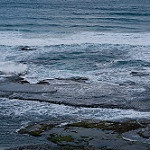
#> input picture classifier_data/train/background/1016.jpg, 150 x 150 px, given as the content of the folder val2017, which was not available
$ python prepare_data.py
#> lines starting #> are read from the running program, lines starting #| are printed output that depends on the picture; pictures that were not available may be replaced by others from this repository, and a replacement may not be noted
import cv2
import os
import random
import shutil
from pathlib import Path


def get_gt_boxes(label_path, img_w, img_h):
    boxes = []
    if not label_path.exists():
        return boxes

    with open(label_path, 'r') as f:
        for line in f.readlines():
            parts = line.strip().split()
            if len(parts) != 5:
                continue
            cls_id = int(parts[0])
            x_c, y_c, nw, nh = map(float, parts[1:])
            x1 = int((x_c - nw / 2) * img_w)
            y1 = int((y_c - nh / 2) * img_h)
            x2 = int((x_c + nw / 2) * img_w)
            y2 = int((y_c + nh / 2) * img_h)
            boxes.append({'box': [x1, y1, x2, y2], 'class': cls_id})

    return boxes


def get_fire_smoke_crops(data_split, limit_per_class):
    img_dir = Path(f"data/{data_split}/images")
    label_dir = Path(f"data/{data_split}/labels")
    out_dir = Path(f"classifier_data/{data_split}")

    counts = {'fire': 0, 'smoke': 0}

    label_files = list(label_dir.glob("*.txt"))
    random.shuffle(label_files)

    for label_file in label_files:
        if all(counts[c] >= limit_per_class for c in counts):
            break

        img_path = img_dir / label_file.name.replace(".txt", ".jpg")
        if not img_path.exists():
            img_path = img_dir / label_file.name.replace(".txt", ".png")
        if not img_path.exists():
            continue

        img = cv2.imread(str(img_path))
        if img is None:
            continue
        h, w, _ = img.shape

        gt_boxes = get_gt_boxes(label_file, w, h)

        for i, gt in enumerate(gt_boxes):
            cls_name = 'fire' if gt['class'] == 0 else 'smoke'
            if counts[cls_name] >= limit_per_class:
                continue

            x1, y1, x2, y2 = gt['box']
            pad = 10
            x1 = max(0, x1 - pad)
            y1 = max(0, y1 - pad)
            x2 = min(w, x2 + pad)
            y2 = min(h, y2 + pad)

            crop = img[y1:y2, x1:x2]
            if crop.size == 0:
                continue

            save_path = out_dir / cls_name / f"{label_file.stem}_{i}.jpg"
            cv2.imwrite(str(save_path), crop)
            counts[cls_name] += 1

    return counts


def get_background_crops_from_coco(coco_dir, data_split, limit):
    out_dir = Path(f"classifier_data/{data_split}/background")
    coco_images = list(Path(coco_dir).glob("*.jpg"))

    random.shuffle(coco_images)

    count = 0
    for img_path in coco_images:
        if count >= limit:
            break

        img = cv2.imread(str(img_path))
        if img is None:
            continue
        h, w, _ = img.shape

        if h < 100 or w < 100:
            continue

        for j in range(2):
            if count >= limit:
                break

            crop_h = random.randint(int(h * 0.3), int(h * 0.7))
            crop_w = random.randint(int(w * 0.3), int(w * 0.7))
            y1 = random.randint(0, h - crop_h)
            x1 = random.randint(0, w - crop_w)

            crop = img[y1:y1 + crop_h, x1:x1 + crop_w]
            if crop.size == 0:
                continue

            save_path = out_dir / f"coco_{img_path.stem}_{j}.jpg"
            cv2.imwrite(str(save_path), crop)
            count += 1

    return count

def prepare(data_split, fire_smoke_limit, bg_limit, coco_dir):
    print(f"\n{data_split.upper()}")

    for cls in ['fire', 'smoke', 'background']:
        os.makedirs(f"classifier_data/{data_split}/{cls}", exist_ok=True)

    #Fire/Smoke from YOLO
    counts = get_fire_smoke_crops(data_split, fire_smoke_limit)
    print(f"  Fire:  {counts['fire']}")
    print(f"  Smoke: {counts['smoke']}")

    #Background from COCO
    print("Background crops COCO-ից...")
    bg_count = get_background_crops_from_coco(coco_dir, data_split, bg_limit)
    print(f"  Background: {bg_count}")


if __name__ == "__main__":
    coco_dir = "val2017"

    if os.path.exists("classifier_data"):
        shutil.rmtree("classifier_data")
        print("Old classifier_data cleaned")

    prepare(data_split="train", fire_smoke_limit=5000, bg_limit=5000, coco_dir=coco_dir)
#> in get_background_crops_from_coco, img is the input picture: shape (150, 150, 3); mean B, G, R 128.8, 110.6, 93.3
#> the loop in get_background_crops_from_coco, `for j in range(2):` made 2 passes
#> pass 1, in get_background_crops_from_coco, `crop = img[y1:y1 + crop_h, x1:x1 + crop_w]`:
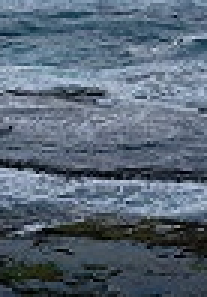
#> crop: shape (99, 69, 3) (shown 3 times larger); mean B, G, R 117.9, 102.6, 88.5
#> pass 2, in get_background_crops_from_coco, `crop = img[y1:y1 + crop_h, x1:x1 + crop_w]`:
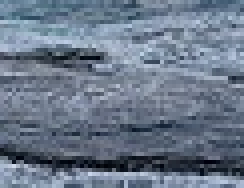
#> crop: shape (47, 61, 3) (shown 4 times larger); mean B, G, R 137.8, 119.7, 106.2
#> after the loop in get_background_crops_from_coco, `for j in range(2):`: count = 2
#|   Background: 2
    prepare(data_split="valid", fire_smoke_limit=1000, bg_limit=1000, coco_dir=coco_dir)
#> the loop in get_background_crops_from_coco (call 2), `for j in range(2):` made 2 passes
#> pass 1, in get_background_crops_from_coco (call 2), `crop = img[y1:y1 + crop_h, x1:x1 + crop_w]`:
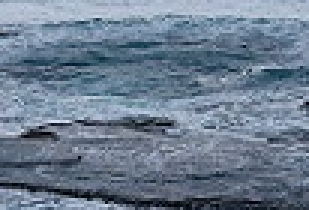
#> crop: shape (70, 103, 3) (shown 3 times larger); mean B, G, R 144.3, 125.2, 108.9
#> pass 2, in get_background_crops_from_coco (call 2), `crop = img[y1:y1 + crop_h, x1:x1 + crop_w]`:
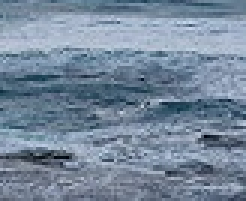
#> crop: shape (67, 82, 3) (shown 3 times larger); mean B, G, R 155.7, 135.9, 117.9
#|   Background: 2

$ run again, on classifier_data/train/smoke/-25327_png.rf.ac38a038d5d2117bd5a787c2bd1c456b_2.jpg
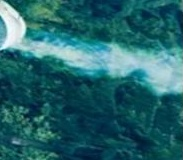
#> input picture classifier_data/train/smoke/-25327_png.rf.ac38a038d5d2117bd5a787c2bd1c456b_2.jpg, 183 x 160 px, given as the content of the folder val2017, which was not available
#> in get_background_crops_from_coco, img is the input picture: shape (160, 183, 3); mean B, G, R 107.2, 101.1, 37.3
#> after the loop in get_background_crops_from_coco, `for j in range(2):`: count = 2
#|   Background: 2
#> the loop in get_background_crops_from_coco (call 2), `for j in range(2):` made 2 passes
#> pass 1, in get_background_crops_from_coco (call 2), `crop = img[y1:y1 + crop_h, x1:x1 + crop_w]`:
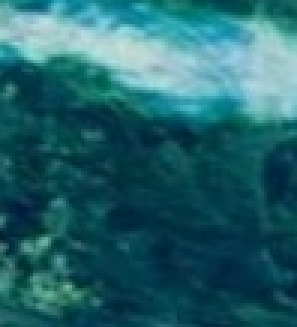
#> crop: shape (109, 99, 3) (shown 3 times larger); mean B, G, R 107.7, 99.1, 35.2
#> pass 2, in get_background_crops_from_coco (call 2), `crop = img[y1:y1 + crop_h, x1:x1 + crop_w]`:
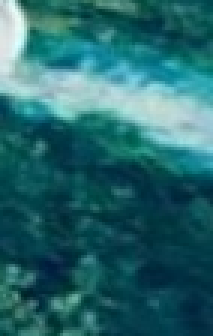
#> crop: shape (112, 71, 3) (shown 3 times larger); mean B, G, R 108.5, 103.2, 38.3
#|   Background: 2
